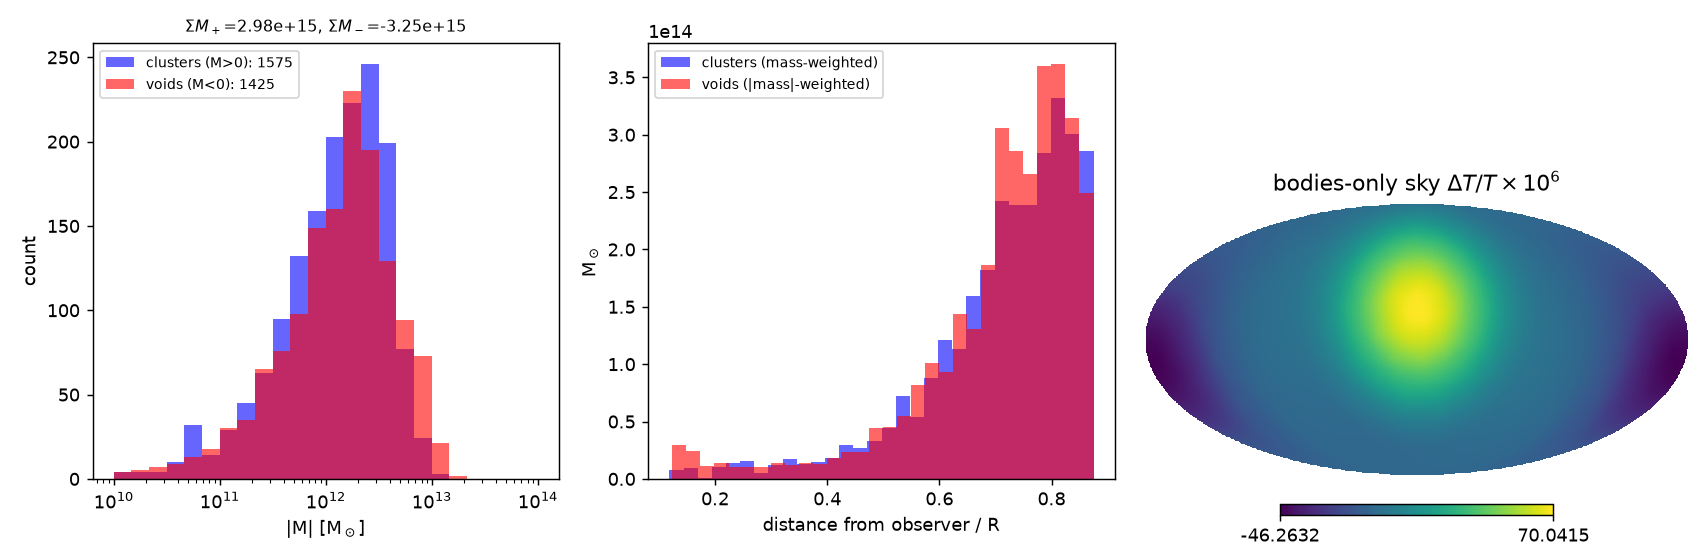

Python code for this plot:
# REGENERATED for rev7 (replaces rev5/6 Press-Schechter/void-function web ingredients, which used LCDM sigma8/Omega_m inputs):
# the compensating bodies actually used by the solve: p5_c_p8 (final run: background D=34.96 plus (1-f)=0.74 of the p8 field l=2 on the seed-42 sky, bodies inside R=R_ls=0.18957 Gpc, |M|<=1e14 Msun each).
import numpy as np,json,healpy as hp,matplotlib;matplotlib.use('Agg');import matplotlib.pyplot as plt
P='/workspace/coepdf/joint_solve/phase2/';f='p5_c_p8';Z=np.load(P+f+'.npz');J=json.load(open(P+f+'.json'));R=J['R']
y,M=Z['y'],Z['M'];r=np.linalg.norm(y,axis=1);c=M>0;v=M<0
fig=plt.figure(figsize=(13,4.3))
a=fig.add_subplot(1,3,1);bins=np.geomspace(1e10,1e14,25);a.hist(M[c],bins,color='b',alpha=.6,label=f'clusters (M>0): {c.sum()}');a.hist(-M[v],bins,color='r',alpha=.6,label=f'voids (M<0): {v.sum()}')
a.set_xscale('log');a.set_xlabel('|M| [M$_\\odot$]');a.set_ylabel('count');a.legend(fontsize=8);a.set_title(f"$\\Sigma M_+$={M[c].sum():.2e}, $\\Sigma M_-$={M[v].sum():.2e}",fontsize=9)
a=fig.add_subplot(1,3,2);a.hist(r[c]/R,30,color='b',alpha=.6,weights=M[c],label='clusters (mass-weighted)');a.hist(r[v]/R,30,color='r',alpha=.6,weights=-M[v],label='voids (|mass|-weighted)')
a.set_xlabel('distance from observer / R');a.set_ylabel('M$_\\odot$');a.legend(fontsize=8)
hp.mollview(Z['C']*1e6,sub=(1,3,3),title='bodies-only sky $\\Delta T/T\\times10^6$',fig=fig.number,cbar=True)
fig.tight_layout();fig.savefig('d2_web.png',dpi=130,facecolor='white')
